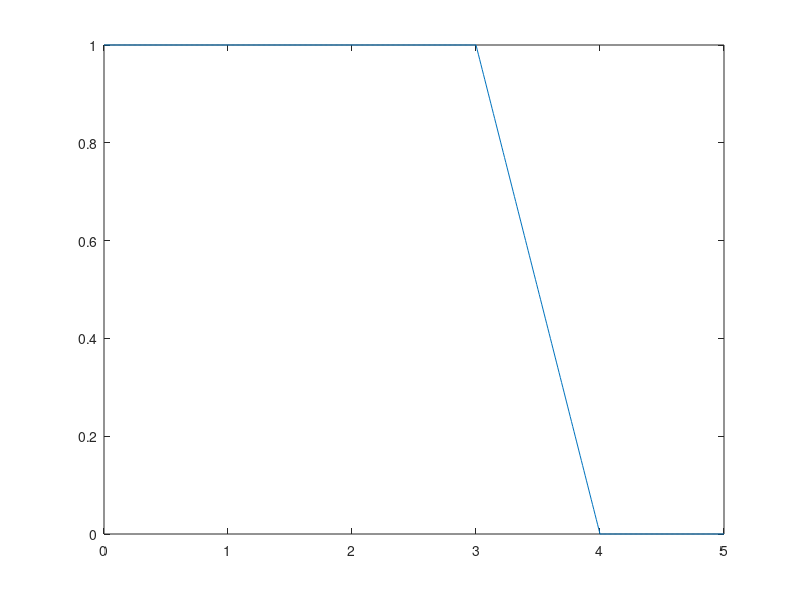

The MATLAB script that drew this image:
clear; close all; clc;
y =[];
i = 0;

for t = 0:0.01:5
    
    i = i + 1;
    
    if t <= 3
        
        y(1,i) = 1;
        
    elseif t>3 && t<4
        
        y(1,i) = -1*(t-3)+1;
        
    else
        
        y(1,i) = 0;
        
    end
    
end
t = 0 : 0.01 : 5 ;
plot(t,y)